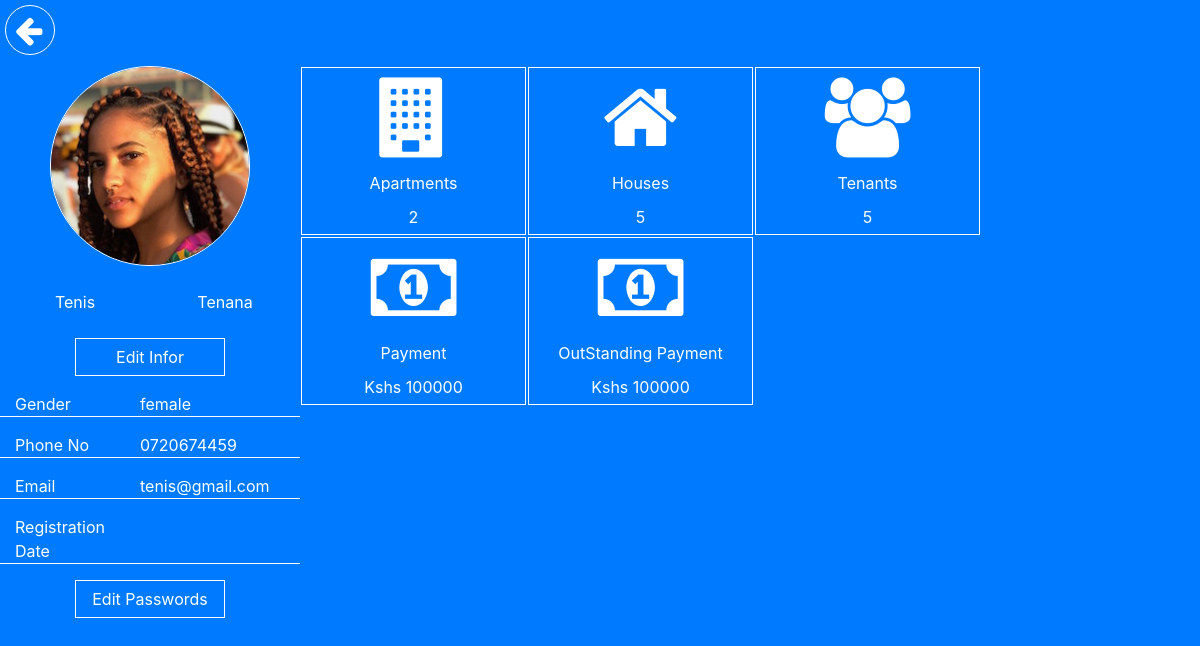
The page /rms-ui/pages/user_profile.php (signed in) on the database its author committed.
### tables this page shows
CREATE TABLE `users` (
  `id` int(11) NOT NULL,
  `firstName` tinytext DEFAULT NULL,
  `lastName` tinytext DEFAULT NULL,
  `gender` tinytext DEFAULT NULL,
  `phoneNo` varchar(15) DEFAULT NULL,
  `email` varchar(100) DEFAULT NULL,
  `registrationData` varchar(30) DEFAULT NULL,
  `passw` varchar(100) NOT NULL,
  `confirmPassw` varchar(100) NOT NULL,
  `role` text NOT NULL
);

### rms-ui/pages/user_profile.php (the view, shortened to what this page needs)
<?php
$user_id = $_SESSION["user_id"];
?>
<!DOCTYPE html>
<html lang="en">
<head>
    <link rel="stylesheet" href="https://stackpath.bootstrapcdn.com/bootstrap/4.3.1/css/bootstrap.min.css">
    <link rel="stylesheet" href="../fontawesome-free-5.9.0-web/css/fontawesome.css">
    <link rel="stylesheet" href="https://cdnjs.cloudflare.com/ajax/libs/font-awesome/4.7.0/css/font-awesome.min.css">
    <link rel="stylesheet" href="../css/bootstrap.css">
    <link rel="stylesheet" href="../css/custom/user_profile.css">
</head>
<body class="bg-primary">
    <?php
    include "../../rms-api/database.php";
    $result = mysqli_query($conn, "SELECT * FROM users WHERE id='$user_id'");
    $user = mysqli_fetch_array($result);
    $query = mysqli_query($conn, "SELECT * FROM apartments WHERE landlordId='$user_id'");
    $apart_count = 0;
    while ($apartment = mysqli_fetch_array($query)) {
        $apart_count++;
    }
    $query_two = mysqli_query($conn, "SELECT * FROM houses WHERE landlordId='$user_id'");
    $house_count = 0;
    while ($house = mysqli_fetch_array($query_two)) {
        $house_count++;
    }
    $query_three = mysqli_query($conn, "SELECT * FROM tenants WHERE landlordId='$user_id'");
    $tenant_count = 0;
    while ($tenant = mysqli_fetch_array($query_three)) {
        $tenant_count++;
    }
    ?>
    <a href="./dashboard.php" class="back-arrow-btn">
        <i class="fa fa-arrow-left fa-2x"></i>
    </a>
    <div class="container">
        <div class="row">
            <div class="col-12 pt-2">
            </div>
        </div>
    </div>
    <div class="container-fluid">
        <div class="row pt-2">
            <div class="col-md-3">
                <div class="row">
                    <div class="col-md-12">
                        <div class="image-cont">
                            <img class="img-fluid" src="../images/profile-image.jpg" alt="Profile Image" />
                        </div>
                    </div>
                </div>
                <div class="row mt-3 mb-3 pt-2 pb-2 text-center g-danger">
                    <div class="col-6"><?php echo $user["firstName"] ?></div>
                    <div class="col-6"><?php echo $user["lastName"] ?></div>
                </div>
                <div class="row">
                    <div class="col-12  p-0">
                        <div class="edit-btn">
                            <a href="./user_update.php?user_id=<?php echo $user["id"] ?>" class="btn">Edit Infor</a>
                        </div>
                    </div>
                </div>
                <div class="row mt-3 bb mb-3">
                    <div class="col-5">Gender</div>
                    <div class="col-7"><?php echo $user["gender"] ?></div>
                </div>
                <div class="row mt-3 bb mb-3">
                    <div class="col-5">Phone No</div>
                    <div class="col-7"><?php echo $user["phoneNo"] ?></div>
                </div>
                <div class="row mt-3 bb mb-3">
                    <div class="col-5">Email</div>
                    <div class="col-7"><?php echo $user["email"] ?></div>
                </div>
                <div class="row mt-3 bb mb-3">
                    <div class="col-5">Registration Date</div>
                    <div class="col-7"><?php echo $user["registrationData"] ?></div>
                </div>
                <div class="row">
                    <div class="col-12  p-0">
                        <div class="edit-btn">
                            <a href="./password-update.php?user_id=<?php echo $user["id"] ?>" class="btn">Edit Passwords</a>
                        </div>
                    </div>
                </div>
            </div>
            <div class="col-md-9 g-danger">
                <div class="row text-center">
                    <div class="col-3 p-0 items g-success">
                        <div class="icon">
                            <i class="fa fa-building pt-1 pb-1 fa-5x"></i>
                        </div>
                        <div class="name">Apartments</div>
                        <div class="number"><?php echo $apart_count ?></div>
                    </div>
                    <div class="col-3 p-0 items g-success">
                        <div class="icon">
                            <i class="fa fa-home pt-1 pb-1 fa-5x"></i>
                        </div>
                        <div class="name">Houses</div>
                        <div class="number"><?php echo $house_count ?></div>
                    </div>
                    <div class="col-3 p-0 items g-success">
                        <div class="icon">
                            <i class="fa fa-users pt-1 pb-1 fa-5x"></i>
                        </div>
                        <div class="name">Tenants</div>
                        <div class="number"><?php echo $tenant_count ?></div>
                    </div>
                    <div class="col-3 p-0 items g-success">
                        <div class="icon">
                            <i class="fa fa-money pt-1 pb-1 fa-5x"></i>
                        </div>
                        <div class="name">Payment</div>
                        <div class="number">Kshs 100000</div>
                    </div>
                    <div class="col-3 p-0 items g-success">
                        <div class="icon">
                            <i class="fa fa-money pt-1 pb-1 fa-5x"></i>
                        </div>
                        <div class="name">OutStanding Payment</div>
                        <div class="number">Kshs 100000</div>
                    </div>
                </div>
            </div>
        </div>
    </div>
</body>
</html>

### rms-ui/css/custom/user_profile.css (style rules this page uses)
body { color: white; position: relative; }
.back-arrow-btn { position: relative; display: inline-block; width: 50px !important; height: 50px !important; top: 5px; left: 5px; padding-top: 9px; padding-left: 9px; text-decoration: none; color: white; border-radius: 50%; border: 1px solid white; }
.image-cont { height: 200px; width: 200px; margin: auto; border-radius: 50%; overflow: hidden; border: 1px solid white; }
.edit-btn { width: 50%; margin: auto }
.edit-btn a { width: 100%; background: transparent; border: 1px solid white; border-radius: 0; color: white; display: inline-block; }
.bb { border-bottom: 1px solid white; }
.icon { padding-top: 5px; padding-bottom: 5px; }
.items { margin: 1px; border: 1px solid white; }
.name { padding-top: 5px; padding-bottom: 5px; }
.number { padding-top: 5px; padding-bottom: 5px; }

### rows shown on the page
users: firstName "Tenis", lastName "Tenana", gender "female", phoneNo "0720674459", email "tenis@gmail.com"

### other values the page prints
$apart_count "2"
$house_count "5"
$tenant_count "5"
